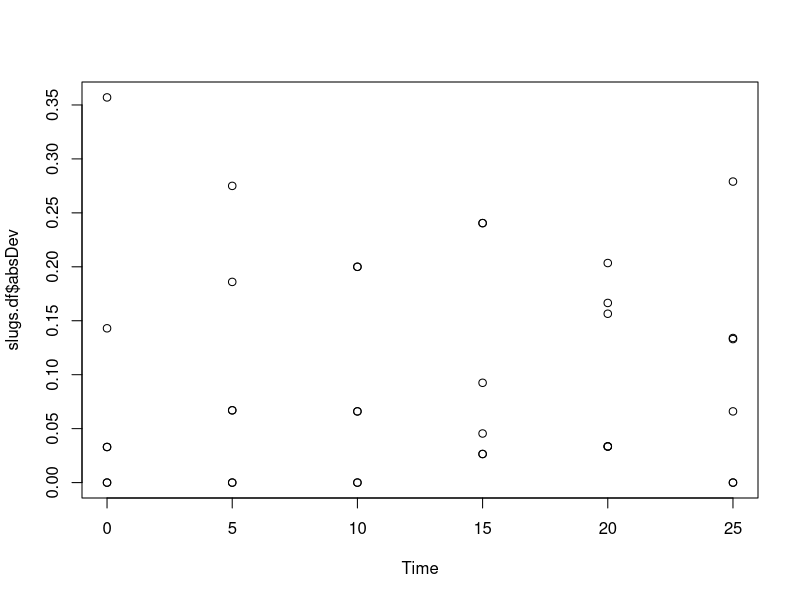

Here is the R script that generated this plot:
## ---- chunk 1
setwd("C:/Users/aidan/IdeaProjects/DataScience/data")
knitr::opts_knit$set(root.dir = "C:/Users/aidan/IdeaProjects/DataScience/data")
#NC.df <- read.csv("C:/Users/K1525058/IdeaProjects/DataScience/data/NCBirths.csv", header = T, stringsAsFactors = T)
NC.df <- read.csv("NCBirths.csv", header = T, stringsAsFactors = T)
attach(NC.df)
library(car)
leveneTest(BirthWeightOz ~ MomRace)
detach()
## ---- chunk 2
swa.df <- read.csv("Swahili.csv", header = T, stringsAsFactors = T)
attach(swa.df)
library(car)
leveneTest(Attitude.Score ~ Sex * School, data = swa.df)
detach(swa.df)
## ---- chunk 3
slugs.df <- read.csv("SeaSlugs.csv", header = T, stringsAsFactors = T)
attach(slugs.df)
medians <- tapply(Percent, Time, median)
medians
medians[1]
slugs.df$absDev <- abs(Percent - medians[Time/5 + 1])
plot(slugs.df$absDev ~ Time)
## ---- chunk 4
slugs.aov <- aov(I(slugs.df$absDev) ~ as.factor(slugs.df$Time))
summary(slugs.aov)
## ---- chunk 5
library(car)
leveneTest(Percent ~ as.factor(Time), data = slugs.df)
detach()
## ---- chunk 6
baseball.df <- read.csv("FantasyBaseball.csv", header = T, stringsAsFactors = T)
attach(baseball.df)
baseball.aov <- aov(log(Time) ~ Person)
TukeyHSD(baseball.aov)
## ---- chunk 7
blood.df <- read.csv("Blood1.csv", header = T, stringsAsFactors = T)
attach(blood.df)
pairwise.t.test(SystolicBP, as.factor(Overwt), p.adj = "bonf")
## ---- chunk 8
blood.aov <- aov(SystolicBP ~ as.factor(Overwt))
TukeyHSD(blood.aov)
detach()
## ---- chunk 9
attach(slugs.df)
summary(aov(Percent ~ as.factor(Time)))
t.crit <- qt(0.975, 34)
LSD <- t.crit * sqrt(0.02115 * (1/6 + 1/6))
LSD
means <- tapply(Percent, Time, mean)
outer(means, t(means), "-")
## ---- chunk 10
TukeyHSD(aov(Percent~as.factor(Time)))
